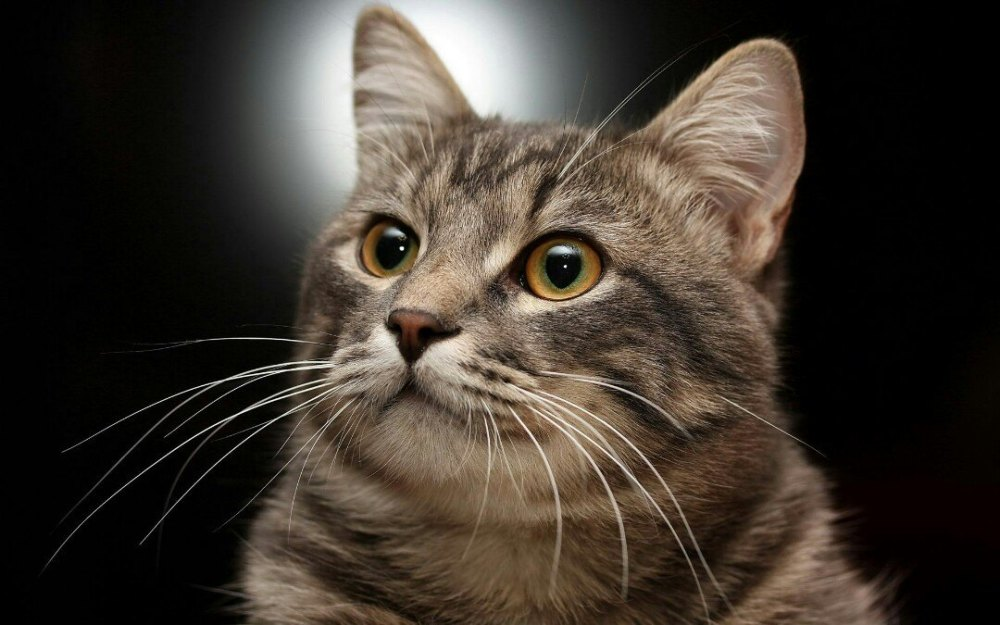
//> input picture cat.jpg, 1000 x 625 px
$ ./noiseDelete   (built with g++ and OpenCV 4)
//> lines starting //> are read from the running program, lines starting //| are printed output that depends on the picture; after the words box and inside, x2 and y2 are one past the last pixel; in counts of white or black regions, pixels touching at a corner belong together
//> further down, image is the input picture: 625 rows x 1000 cols, CV_8UC3; mean B, G, R 46, 54.3, 62.2
#include <cstdlib>
#include <cmath>
#include <limits>
#include <iostream>
#include <sstream>
#include <utility>
#include <vector>
#include <math.h>
#include <ctime>
#include <opencv2/core/core.hpp>
#include <opencv2/highgui/highgui.hpp>
#include <opencv2/opencv.hpp>

using namespace cv;
using namespace std;


//图像椒盐化
void salt(Mat &image, int num) {
//> called with num = 1000
	if (!image.data) return;//防止传入空图
	int i, j;
	srand(time(NULL));
	for (int x = 0; x < num; ++x) {
		i = rand() % image.rows;
		j = rand() % image.cols;
		image.at<Vec3b>(i, j)[0] = 255;
		image.at<Vec3b>(i, j)[1] = 255;
		image.at<Vec3b>(i, j)[2] = 255;
	}
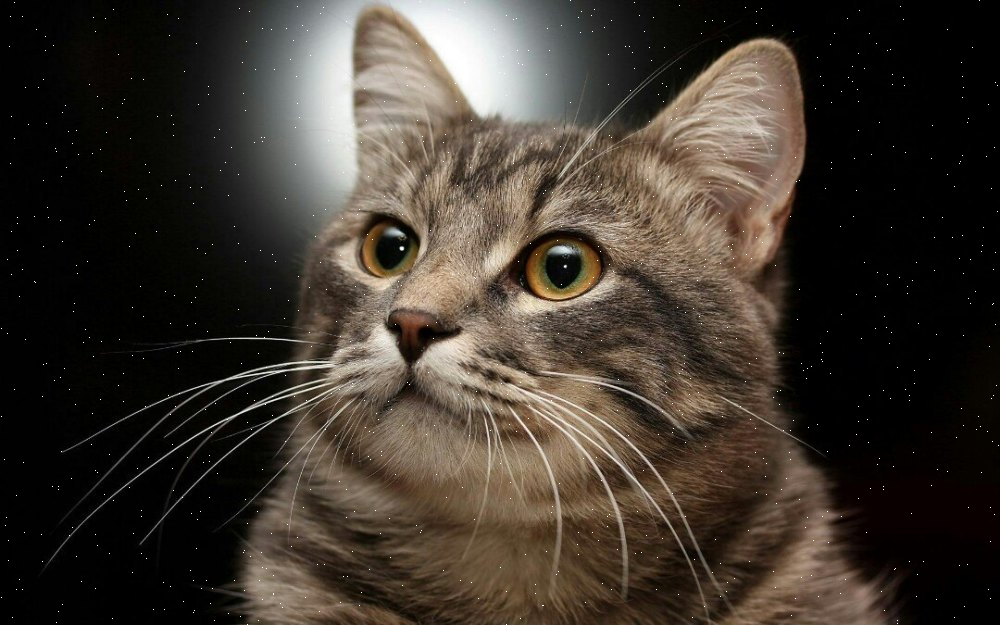
//> image: 625 rows x 1000 cols, CV_8UC3; 0.16% of pixels changed, all inside (x1, y1, x2, y2) = (1, 0, 999, 625)
}


double **getGuassionArray(int size,double sigma) {
	int i, j;
	double sum = 0.0;
	int center = size; //以第一个点的坐标为原点，求出中心点的坐标

	double **arr = new double*[size];//建立一个size*size大小的二维数组
	for (i = 0; i < size; ++i)
		arr[i] = new double[size];

	for (i = 0; i < size; ++i)
		for (j = 0; j < size; ++j) {
			arr[i][j] = exp(-((i - center)*(i - center) + (j - center)*(j - center)) / (sigma*sigma * 2));
			sum += arr[i][j];
		}
	for (i = 0; i < size; ++i)
		for (j = 0; j < size; ++j)
			arr[i][j] /= sum;
	return arr;
}

void myGaussian(const Mat _src, Mat &_dst) {
	if (!_src.data) return;
	double **arr;
	Mat tmp(_src.size(), _src.type());
	for (int i = 0; i < _src.rows; ++i)
		for (int j = 0; j < _src.cols; ++j) {
			//边缘不进行处理
			if ((i - 1) > 0 && (i + 1) < _src.rows && (j - 1) > 0 && (j + 1) < _src.cols) {
				arr = getGuassionArray(3, 1);//自定义得到的权值数组
				tmp.at<Vec3b>(i, j)[0] = 0;
				tmp.at<Vec3b>(i, j)[1] = 0;
				tmp.at<Vec3b>(i, j)[2] = 0;
				for (int x = 0; x < 3; ++x) {
					for (int y = 0; y < 3; ++y) {
							tmp.at<Vec3b>(i, j)[0] += arr[x][y] * _src.at<Vec3b>(i + 1 - x, j + 1 - y)[0];
							tmp.at<Vec3b>(i, j)[1] += arr[x][y] * _src.at<Vec3b>(i + 1 - x, j + 1 - y)[1];
							tmp.at<Vec3b>(i, j)[2] += arr[x][y] * _src.at<Vec3b>(i + 1 - x, j + 1 - y)[2];
					}
				}
			}
		}
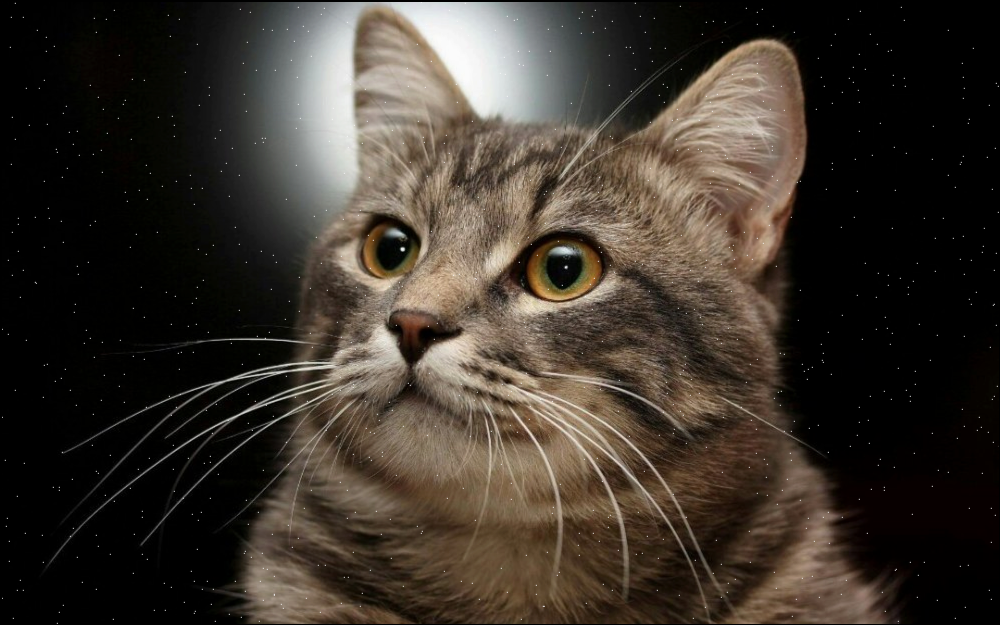
//> tmp: 625 rows x 1000 cols, CV_8UC3; mean B, G, R 43.9, 52, 59.8
	tmp.copyTo(_dst);
}

void main() {
	Mat image = imread("D:\\cat.jpg");
	Mat salt_image;
	image.copyTo(salt_image);

	Mat _gaussian;
	Mat image1;
	salt(salt_image, 1000);
	myGaussian(salt_image, _gaussian);
	GaussianBlur(salt_image, image1, Size(3, 3), 1);

	imshow("原图", image);
	imshow("椒盐化图", salt_image);
	imshow("opencv自带的高斯滤波", image1);
	imshow("自定义高斯滤波", _gaussian);
	waitKey();
}
